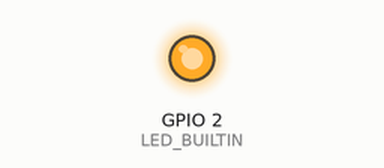
This program was run on a simulated ESP32. Parts: output pins drawn as LEDs (lit = HIGH).

Above: at 0.1 s.
Timing chart, 0 to 1.6 s (numbered marks = the images above):
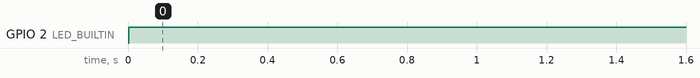

The program:

main.cpp
```cpp
#include <Arduino.h>
#include <cstdint>
#include <sstream>
#include <SPI.h>
#include <WiFi.h>
#include <esp_now.h>
#include <esp_wifi.h>

#define DEBUG 0

uint8_t deviceAddress[3][6] = { {0xCC,0x8D,0xA2,0x8D,0x0D,0xD4},
                                {0xCC,0x8D,0xA2,0x8D,0x0D,0x02},
                                {0xCC,0x8D,0xA2,0x8B,0xD0,0x2A} };

/* Estrutura para a mensagem a ser transmitida para o robô via wi-fi */
struct RobotMessage{
  int16_t v[3];
  int16_t w[3];
};

/* Estrutura para a mensagem a ser recebida do USB */
/* Mensagem a ser transmitida */
RobotMessage robot_message;

esp_now_peer_info_t peerInfo;

/* Declaração das funções */
void wifiSetup();
void sendWifi();
void receiveUSBdata();

/* Contagem de erros de transmissão via USB detectados */
uint32_t erros = 0;
uint32_t lastOK = 0;
bool ackFlag=false;

//Callback when data is sent
#if DEBUG
void OnDataSent(const uint8_t *mac_addr, esp_now_send_status_t status) {
  ackFlag = (status == ESP_NOW_SEND_SUCCESS) ;
}
#endif

/* Loop de setup */
void setup() {
  Serial.begin(115200);
  wifiSetup();
  pinMode(LED_BUILTIN, OUTPUT);
}

/* Loop que é executado continuamente */
void loop(){
    // Recebe robot_message via USB
    receiveUSBdata();

    // Envia via rádio
		// static int32_t t = micros();
		// if(micros()-t >= 10){
			// t = micros();
    sendWifi();
		// }

    // Acende o LED se recebeu mensagem do USB em menos de 40ms
    //Serial.print("latencia de: "); Serial.println(millis()-lastOK); //ms
    // Sabe-se que a latência média de transmissão é de 36ms
    if(millis()-lastOK < (DEBUG?40:5) ){
      digitalWrite(LED_BUILTIN, HIGH);
    }
    else{
      digitalWrite(LED_BUILTIN, LOW);
    }

}

/* Sends the message via Wi-Fi */
void sendWifi(){
  for(uint8_t i=0 ; i<3 ; i++){

    int32_t checksum = robot_message.v[i] + robot_message.w[i];
    int16_t limitedChecksum = checksum >= 0 ? (int16_t)(abs(checksum % 32767)) : -(int16_t)(abs(checksum % 32767));
    // padrão da mensagem: "[id,v,w,checksum]"
    std::stringstream parser;
    parser << '[' << (short int)i << ',' << robot_message.v[i] << ',' << robot_message.w[i] << ',' << limitedChecksum << ']' << '\0';     //printf("%s\n",(parser.str()).c_str());

    esp_err_t sendResult = esp_now_send(deviceAddress[i], (uint8_t *) (parser.str()).c_str(), (parser.str()).size());

    if (sendResult == ESP_OK) {

    #if DEBUG
      constexpr unsigned long TIMEOUT_MS = 30;  // Timeout para o ACK. Caso necessário, mude aqui || use const caso tenha erros de compilação
      unsigned long startTime = millis();

      while (!ackFlag && (millis() - startTime) < TIMEOUT_MS) {
        vTaskDelay(pdMS_TO_TICKS(1));
      }

      if (ackFlag) {
        // ACK recebido
        Serial.print("Mensagem recebida e ACK recebido do robô ");
        Serial.println(i);
        lastOK=millis();
      } else{
        // ACK não recebido no tempo estabelecido
        Serial.print("Falha ao enviar ou não foi recebido o ACK para o robô ");
        Serial.println(i);
      }
      ackFlag=false;
    #else
      lastOK=millis();
    #endif
    }
    vTaskDelay(pdMS_TO_TICKS(0.01));
  }
}

/* Setup the Wi-Fi  */
void wifiSetup(){
  /* Puts the device in Wi-Fi Station mode */
  WiFi.mode(WIFI_STA);

  /* Initialize the ESP-NOW */
  if (esp_now_init() != ESP_OK) {
        Serial.println("Erro ao inicializar o ESP-NOW");
        return;
    }

  #if DEBUG
  esp_now_register_send_cb(OnDataSent);
  #endif

  for(uint8_t i=0 ; i<3 ; i++){

  esp_now_peer_info_t peerInfo;

  memcpy(peerInfo.peer_addr, deviceAddress[i], 6);
  peerInfo.encrypt = false;

  if (esp_now_add_peer(&peerInfo) != ESP_OK) {
      Serial.println("Erro ao adicionar o peer");
      return;
    }
  }

  esp_err_t error = esp_wifi_set_max_tx_power(20);

  if (error != ESP_OK){
    return;
  }
   esp_err_t error2 = esp_wifi_set_channel(14, WIFI_SECOND_CHAN_NONE);

   if (error2 != ESP_OK){
     return;
   }
}

struct __attribute__((packed)) SerialMessage {
  int16_t v[3];
  int16_t w[3];
  int16_t checksum;
};

SerialMessage received_message;


void receiveUSBdata(){

  if (Serial.available() < sizeof(SerialMessage)){
  return;
  }


  if (Serial.read() == 'B' && Serial.read() == 'B' && Serial.read() == 'B') {

    Serial.readBytes((char*)&received_message, sizeof(SerialMessage));
    int32_t checksum = 0;
    for(int i=0 ; i<3 ; i++){
        checksum += received_message.v[i] + received_message.w[i];
      }
    int16_t limitedChecksum = (checksum >= 0 ? 1 : -1) * (abs(checksum) % 32767);
  if (limitedChecksum == received_message.checksum) {
    memcpy(robot_message.v,received_message.v,sizeof(received_message.v));
    memcpy(robot_message.w,received_message.w,sizeof(received_message.w));


    lastOK = millis();
  }
  }else{
    Serial.read();
  }
    #if DEBUG
    Serial.print("Mensagem recebida: ");
    Serial.println(message);
    #endif

    lastOK = millis();
}
```

Measured:
- by itself, GPIO 2 (LED_BUILTIN): LOW → HIGH at 0.00 s
